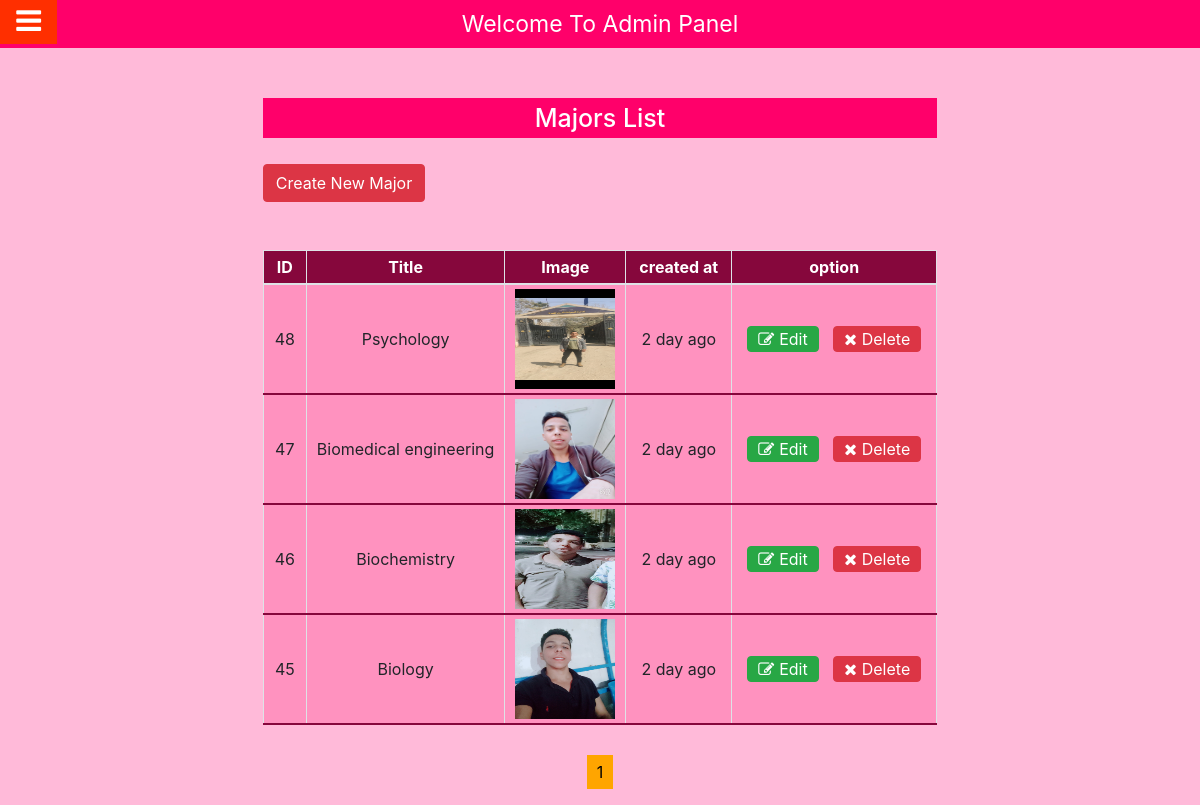
Page /admin/majors_list.php (signed in) on the committed database.
### tables this page shows
CREATE TABLE `majors` (
  `id` int(11) NOT NULL,
  `title` varchar(50) NOT NULL,
  `img` varchar(255) NOT NULL,
  `created_at` timestamp NOT NULL DEFAULT current_timestamp() ON UPDATE current_timestamp()
);

### admin/classes/DBconnect.class.php (called while the page is built, shortened)
<?php
class DBconnect{
  private $host = 'mysql:host=localhost;dbname=vcare_clinic';
  private $user = 'root';
  private $pass = '';
  public function __construct(){
    $class = get_called_class();
    $this->table = strtolower($class);
  }
  public function connect(){
      try{
        $db = new PDO($this->host, $this->user, $this->pass);
        $db->setAttribute(PDO::ATTR_ERRMODE, PDO::ERRMODE_EXCEPTION);
        return $db;
      }
      catch(PDOException $e){
       echo 'faild to connect with database' . $e->getMessage();
      }
  }
    function getDataPaginate($table, $col = '*', $filter = true, $start_from, $results_per_page)
    {
        $query = "SELECT $col FROM $table WHERE $filter ORDER BY id desc LIMIT $start_from, $results_per_page";
        $sql = DBconnect::connect()->query($query);
        return $sql->fetchAll(\PDO::FETCH_ASSOC);
    }
    public function getCountData($table, $filter = true){
      $query = "SELECT count(id) FROM $table WHERE $filter";
      $stmt = $this->connect()->prepare($query);
      $stmt->execute();
      $row = $stmt->fetch();
      return $row[0];
    }
}

### admin/inc_classes.php (called while the page is built, shortened)
<?php
$date = new Date();
$major = new Majors();
?>

### admin/classes/Model.class.php (called while the page is built, shortened)
<?php
class Model extends DBconnect{
    function paginate($cols = '*', $filter = true, $start_from, $results_per_page)
    {
        return $this->getDataPaginate($this->table, $cols, $filter, $start_from, $results_per_page );
    }
    function count($filter)
    {
        return $this->getCountData($this->table, $filter);
    }
}

### admin/classes/Date.class.php (called while the page is built, shortened)
<?php
 final class Date{
   final public function date_differance($date_in_database){
    $current_timezone = timezone_open('Africa/Cairo');
    $old_date = date_create($date_in_database, $current_timezone);
    $current_date = date_create('',$current_timezone);
    $date_diff = date_diff($current_date, $old_date);
       $year = $date_diff->y;
       $month = $date_diff->m;
       $day = $date_diff->d;
    if($year == 0 && $month == 0 && $day != 0){
      return $day . " day ago";
    }
  }
}

### admin/majors_list.php (the view, shortened to what this page needs)
<?php include_once('templates/header.php'); ?>
<body>
<?php include_once('templates/navbar.php'); ?>
<?php
if (!isset($_GET['page'])) {
  $page = 1;
}
$results_per_page = 5;
$start_from = ( $page - 1 ) * $results_per_page;
$number_of_result = $major->count(filter: true);
$number_of_page = ceil($number_of_result / $results_per_page);
?>
<div class="main-body">
 <div class="container">
  <div class="row">
    <div class="responsive-table m-auto">
      <h2 class="text-center">Majors List</h2>
      <a class="btn btn-danger mb-5" href="add_major.php">Create New Major</a>
      <table class="table-bordered">
       <thead class="text-center">
         <tr>
          <th>ID</th>
          <th>Title</th>
          <th>Image</th>
          <th>created at</th>
          <th>option</th>
        </tr>
       </thead>
        <tbody class="text-center">
        <?php
            $majors = $major->paginate(cols: "*", filter: true ,start_from: $start_from, results_per_page: $results_per_page);
            if(!empty($majors)){
                foreach($majors as $major){
                ?>
                <tr>
                    <td><?php echo $major['id']; ?></td>
                    <td><?php echo $major['title']; ?></td>
                    <td>
                      <img src="<?php echo 'assets\images\majors\\' . $major['img']; ?>" alt="" width="100" height="100">
                    </td>
                    <td><?php echo $date->date_differance($major['created_at']); ?></td>
                    <td>
                      <a href="update_major.php?major_id=<?php echo $major['id']; ?>" class="btn btn-success custom-btn"><i class="fa fa-edit"></i>Edit</a>
                      <a href="validateForms/majors/delete_major.php?major_id=<?php echo $major['id']; ?>&page=<?php echo $page; ?>" class="btn btn-danger custom-btn"><i class="fa fa-close"></i>Delete</a>
                    </td>
                </tr>
                    <?php
                      }
                }else{ ?>
                <div class="alert alert-danger">There is no majors yet</div>
            <?php } ?>
        </tbody>
      </table>
      </div>
    </div>
   </div>
   <div class="order-list">
          <ul class="list-unstyled">
            <?php for($page = 1; $page <= $number_of_page; $page++) { ?>
                <li
                <?php if (isset($_GET['page']) && $_GET['page'] == $page): ?>
                            style="background-color: red;"
                <?php endif; ?>>
                <a href="majors_list.php?page=<?php echo $page; ?>"><?php echo $page; ?></a></li>
              <?php } ?>
          </ul>
    </div>
 </div>
<?php require_once('templates/footer.php');

### admin/templates/header.php (shortened to what this page needs)
<?php include('inc_classes.php'); ?>
<!DOCTYPE html>
<html lang="en">
<head>
    <link rel="stylesheet" href="https://cdnjs.cloudflare.com/ajax/libs/font-awesome/4.7.0/css/font-awesome.min.css">
    <link rel="stylesheet" href="assets/css/bootstrap.min.css">
    <link rel="stylesheet" href="assets/css/main.css">
    <link rel="stylesheet" href="assets/fonts/font-awesome.min.css">
</head>

### admin/templates/navbar.php (shortened to what this page needs)
<div class="navigation">
  <div class="toggle-menu">
    <i class="fa fa-bars fa-fw fa-lg"></i>
  </div>
</div>
<div class="header">
<div class="container">
 <div class="row">
   <div class="title m-auto">
    <a href="">Welcome to admin panel</a>
   </div>
 </div>
</div>
</div>

### admin/templates/footer.php (shortened to what this page needs)
</body>
</html>

### admin/assets/css/main.css (style rules this page uses)
body { overflow-x: hidden; background: #ff007645; }
.main-body { padding: 0; }
.order-list ul { display: flex; justify-content: center; margin-top: 30px; }
.order-list ul li { padding: 5px 10px; background-color: orange; margin: 0 1px; }
.order-list ul li a { text-decoration: none; color: black; }
.navigation { overflow: auto; background: #b90a0a; position: fixed; left: -100%; z-index: 999; height: 100%; color: #fff; width: 300px; }
.navigation .toggle-menu { position: fixed; left: 0; display: block; background: #ff2f00; padding: 10px; text-align: center; }
.navigation .toggle-menu .fa { font-size: 29px; }
.header { background: #ff006a; }
.header a { font-size: 23px; text-transform: capitalize; display: inline-block; padding: 0 30px; color: #fff; text-decoration: none; margin: 2px 0; }
.main-body { margin-top: 50px; }
.responsive-table h2, .form-box h2 { background: #ff006a; margin-bottom: 26px; font-size: 25px; padding: 5px 0; color: #fff; }
table thead tr { background: #86073c; color: #fff; }
table thead tr th { padding: 4px 13px; }
table tbody tr { padding: 4px 10px; background-color: #ff92bf; border-bottom: 2px solid #86073c; }
table tbody tr td { padding: 4px 10px; }
.custom-btn { padding: 0 10px; margin: 2px 5px; }
.custom-btn i { margin: 0 5px 0 0 ; }

### rows in the picture
majors: id "48", title "Psychology", img (picture), created_at "2 day ago"
majors: id "47", title "Biomedical engineering", img (picture), created_at "2 day ago"
majors: id "46", title "Biochemistry", img (picture), created_at "2 day ago"
majors: id "45", title "Biology", img (picture), created_at "2 day ago"
